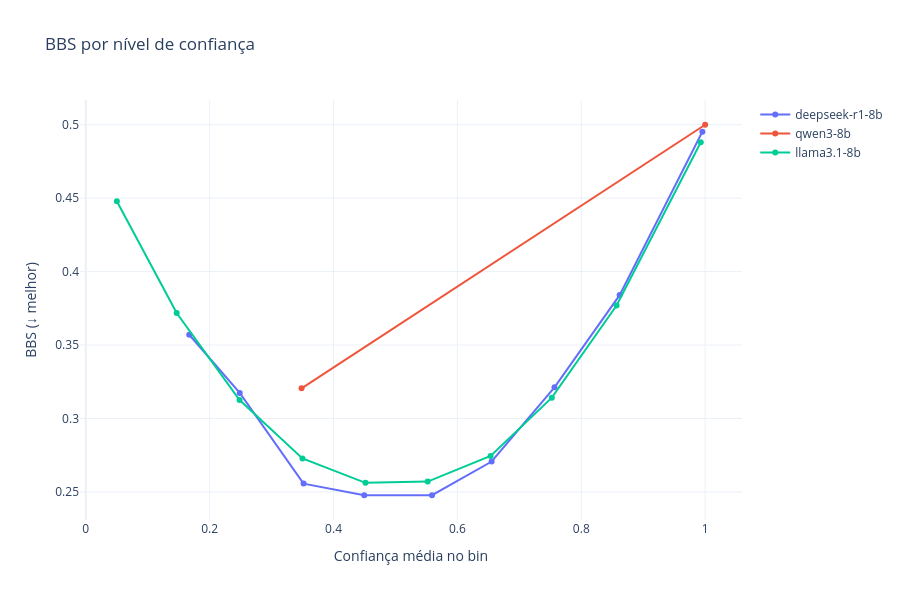

Notebook code for this chart:
### Markdown cell above
### - Extra: por BIN

### Code cell
from src.utils.compute_bbs import compute_bbs_per_bin

fig = go.Figure()

for model in DEFAULT_MODELS:
    conf_col  = f"{model}_rep1_conf"
    label_col = f"{model}_consensus"

    df_bbs_bin = compute_bbs_per_bin(df_annotations, conf_col, label_col)

    fig.add_trace(go.Scatter(
        x=df_bbs_bin["mean_conf"],
        y=df_bbs_bin["bbs_bin"],
        mode="lines+markers",
        name=model
    ))

fig.update_layout(
    title="BBS por nível de confiança",
    xaxis_title="Confiança média no bin",
    yaxis_title="BBS (↓ melhor)",
    template="plotly_white",
    width=900,
    height=600
)

fig.show()

### Figure 1 — Plotly figure (JSON) as saved in the notebook; plotly's stock layout.template omitted (floating-point values rounded to 4 significant figures)
{"data": [{"mode": "lines+markers", "name": "deepseek-r1-8b", "type": "scatter", "x": [0.167, 0.2486, 0.3516, 0.4496, 0.559, 0.6553, 0.7567, 0.8619, 0.9955], "y": [0.357, 0.3174, 0.2557, 0.2477, 0.2478, 0.2707, 0.3212, 0.384, 0.4952]}, {"mode": "lines+markers", "name": "qwen3-8b", "type": "scatter", "x": [0.3483, 1.0], "y": [0.3205, 0.5]}, {"mode": "lines+markers", "name": "llama3.1-8b", "type": "scatter", "x": [0.05015, 0.1467, 0.2483, 0.3498, 0.4516, 0.552, 0.6536, 0.7525, 0.857, 0.9929], "y": [0.4479, 0.3718, 0.3125, 0.2728, 0.2562, 0.2571, 0.2745, 0.3142, 0.3769, 0.488]}], "layout": {"height": 600, "title": {"text": "BBS por nível de confiança"}, "width": 900, "xaxis": {"title": {"text": "Confiança média no bin"}}, "yaxis": {"title": {"text": "BBS (↓ melhor)"}}}}
